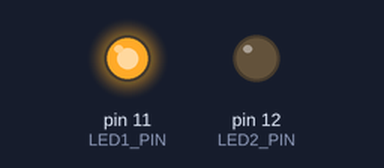
The sketch below on a simulated Arduino Nano, built with avr-gcc and run on an emulated ATmega328P. Shown: output pins drawn as LEDs (lit = HIGH).

Above: at 0.5 s.
At 2.5 s:
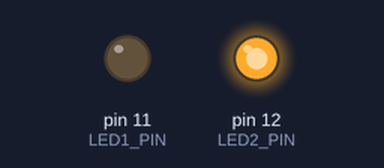
At 3.5 s:
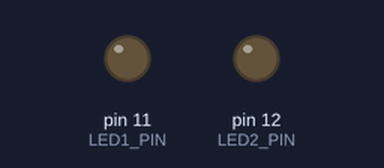
Timing chart, 0 to 5.2 s (numbered marks = the images above):
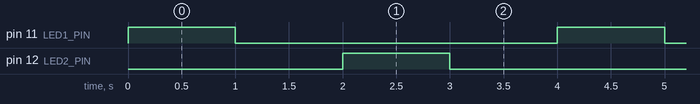

Measured:
- by itself, pin 11 (LED1_PIN), pin 12 (LED2_PIN): alternates HIGH for 1.0 s and LOW for 3.0 s
- by itself, everything shown: repeats every 4.0 s, in 4 steps

The sketch:

nano-motor1.ino
```cpp
#define LED1_PIN 11
#define LED2_PIN 12

int pause=1000;

//the setup function runs once when you press reset or power the board
void setup() {
  // initialize digital pin LED_BUILTIN as an output.
  //directions: L293D
  pinMode(LED1_PIN, OUTPUT);
  pinMode(LED2_PIN, OUTPUT);
}

//the loop function runs over and over again forever
void loop() {
  //cw
  digitalWrite(LED1_PIN, HIGH);
  delay(pause);
  digitalWrite(LED1_PIN, LOW);
  delay(pause);

  //ccw
  digitalWrite(LED2_PIN, HIGH);
  delay(pause);
  digitalWrite(LED2_PIN, LOW);
  delay(pause);
}
```
